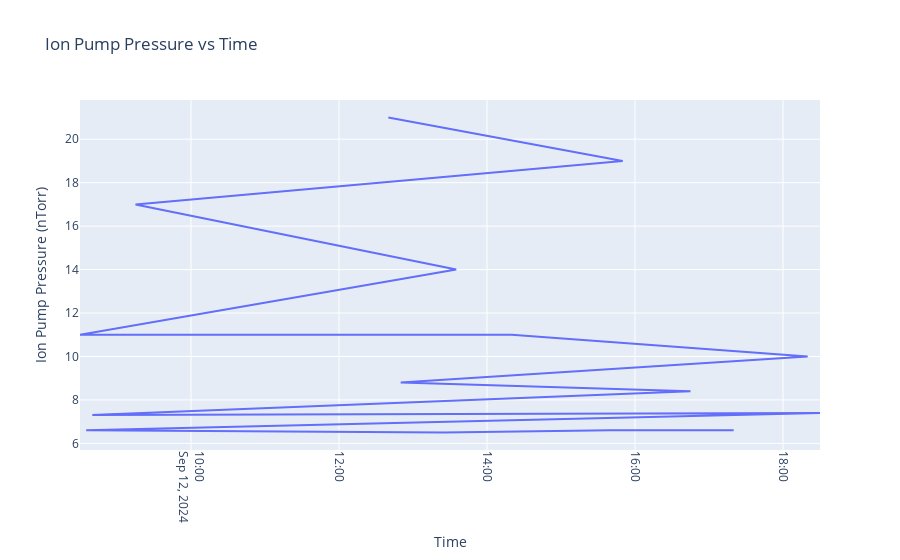

Notebook cell for this chart:
### Code cell
import pandas as pd
import plotly.express as px



# Create an interactive plot using Plotly
fig = px.line(filtered_df, x=time_col, y=ion_pump_pressure_col, title='Ion Pump Pressure vs Time')

# Customize the plot
fig.update_layout(
    xaxis_title='Time',
    yaxis_title='Ion Pump Pressure (nTorr)',
    xaxis=dict(tickangle=90)
)

# Show the plot
fig.show()

### Figure 1 — Plotly figure (JSON) as saved in the notebook; plotly's stock layout.template omitted (floating-point values rounded to 4 significant figures)
{"data": [{"hovertemplate": "time=%{x}<br>ion pump pressure (nTorr)=%{y}<extra></extra>", "legendgroup": "", "line": {"color": "#636efa", "dash": "solid"}, "marker": {"symbol": "circle"}, "mode": "lines", "name": "", "orientation": "v", "showlegend": false, "type": "scatter", "x": ["2024-09-12T12:40:00", "2024-09-12T15:50:00", "2024-09-12T09:15:00", "2024-09-12T13:35:00", "2024-09-12T08:30:00", "2024-09-12T14:20:00", "2024-09-12T18:20:00", "2024-09-12T12:50:00", "2024-09-12T16:45:00", "2024-09-12T08:40:00", "2024-09-12T18:30:00", "2024-09-12T08:35:00", "2024-09-12T13:25:00", "2024-09-12T15:40:00", "2024-09-12T17:20:00"], "xaxis": "x", "y": [21, 19, 17, 14, 11, 11, 10, 8.8, 8.4, 7.3, 7.4, 6.6, 6.5, 6.6, 6.6], "yaxis": "y"}], "layout": {"legend": {"tracegroupgap": 0}, "title": {"text": "Ion Pump Pressure vs Time"}, "xaxis": {"anchor": "y", "domain": [0, 1], "tickangle": 90, "title": {"text": "Time"}}, "yaxis": {"anchor": "x", "domain": [0, 1], "title": {"text": "Ion Pump Pressure (nTorr)"}}}}
